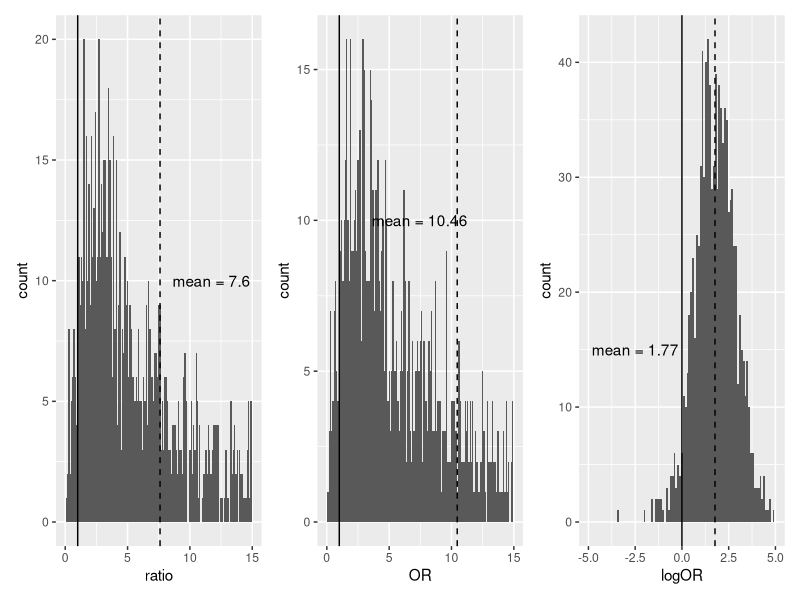
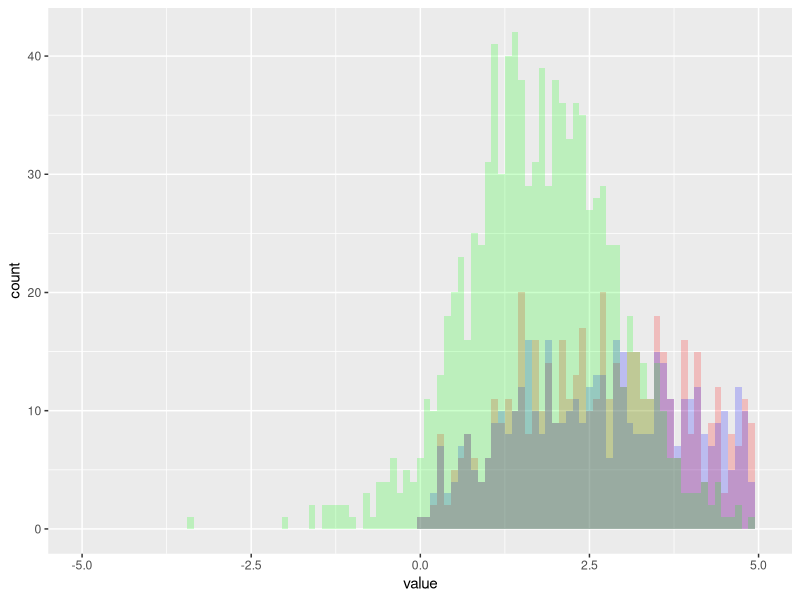
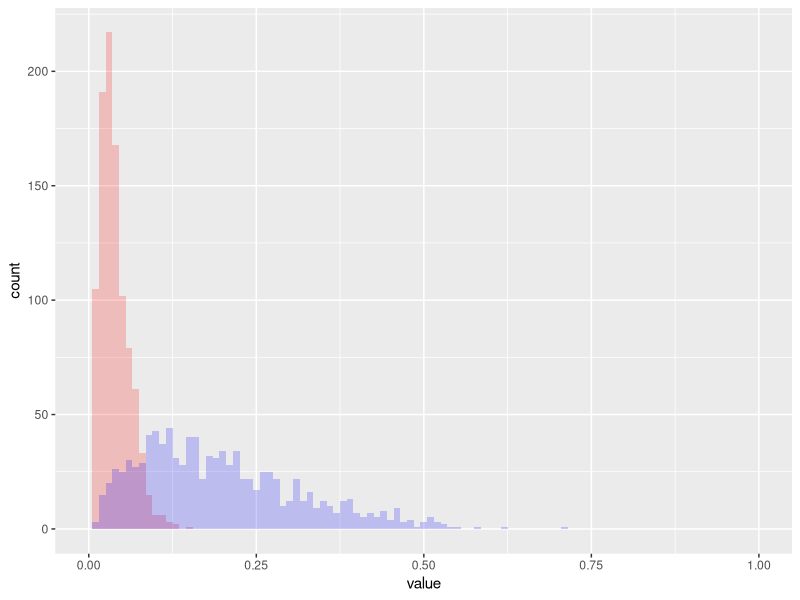
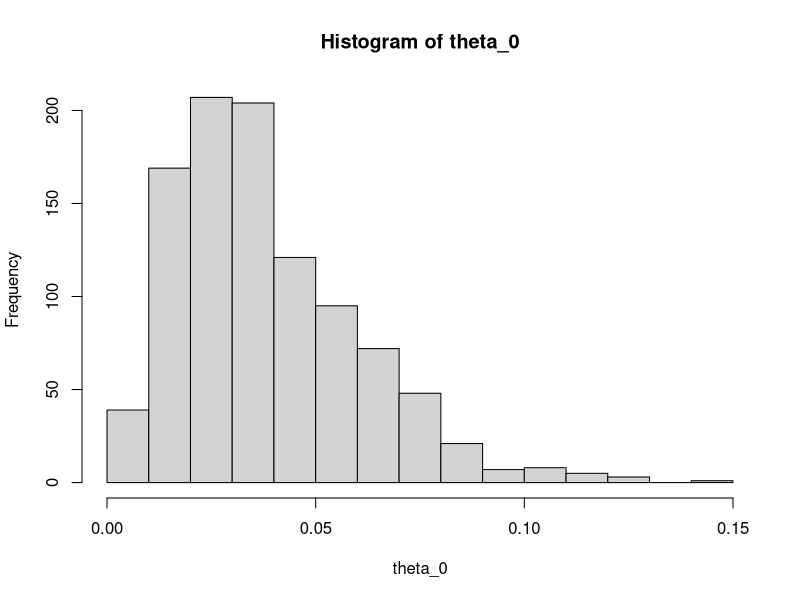
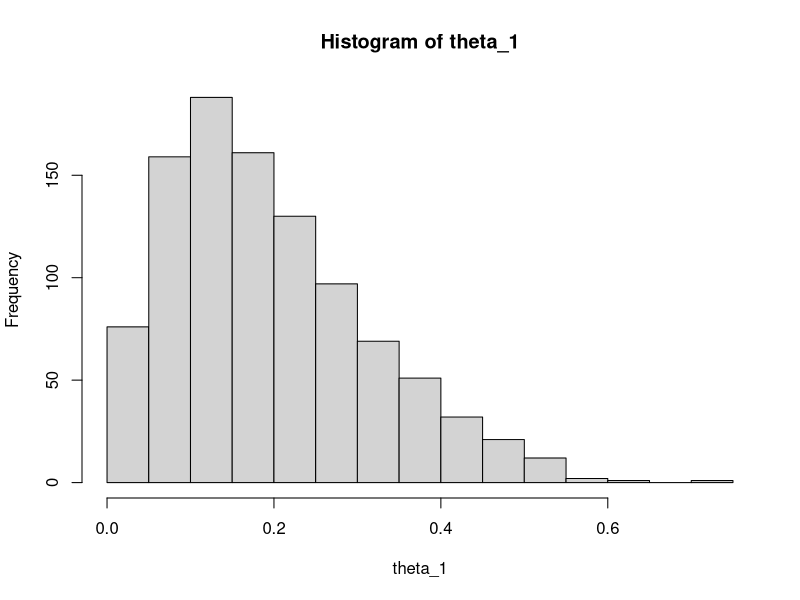

Generate these figures, in order, with R: (Note: a time limit stopped this script after it produced the figures.)
# Probset 3
library(ggplot2)
library(patchwork)
library(tidyverse)
options(scipen=999)
install.packages("patchwork")
# 3.3

data <- matrix(c(1,2,7,74),2,2)
rownames(data) <- c("defeated", "not defeated")
colnames(data) <- c("revolution", "no revolution")
data

# revolution | not defeated
theta0 <- data[2,1]/sum(data[2,])
# revolution | defeated
theta1 <- data[1,1]/sum(data[1,])
theta1/theta0

n <- 1000
theta_0 <- rbeta(n,3,75)
theta_1 <- rbeta(n,2,8)

#1 ----
ratio <- theta_1/theta_0


#2 ----
OR <- (theta_1/(1-theta_1))/(theta_0/(1-theta_0))


#3 ----
logOR <- log(OR)

# PLOTS


ratio.plot <- ggplot(data.frame(ratio), aes(ratio))  + ylab("count")+xlim(0,15) +
    geom_histogram(binwidth=0.1) +
    geom_vline(aes(xintercept=mean(ratio)), linetype = "dashed")+
    geom_vline(aes(xintercept = 1))+
    annotate(geom = "text", label = paste0("mean = ", round(mean(ratio),2)), 
             x = mean(ratio)+1, y = 10, hjust = 0)

OR.plot <- ggplot(data.frame(OR), aes(OR))  + ylab("count")+ xlim(0,15) +
    geom_histogram(binwidth=0.1) +
    geom_vline(aes(xintercept=mean(OR)), linetype = "dashed")+
    geom_vline(aes(xintercept = 1))+
    annotate(geom = "text", label = paste0("mean = ", round(mean(OR),2)), 
             x = mean(OR)-3, y = 10)

logOR.plot <- ggplot(data.frame(logOR), aes(logOR)) + ylab("count") + xlim(-5,5)+
    geom_histogram(binwidth=0.1) + 
    geom_vline(aes(xintercept=mean(logOR)), linetype = "dashed")+
    geom_vline(aes(xintercept = 0))+
    annotate(geom = "text", label = paste0("mean = ", round(mean(logOR),2)), 
             x = -2.5, y = 15)

ratio.plot + OR.plot + logOR.plot

    ######


data2 <- data.frame(ratio,OR,logOR) %>% 
    pivot_longer(cols = c(ratio, OR, logOR))
View(data2)

ggplot(data2, aes(x=value)) + xlim(-5,5) +
    geom_histogram(data = subset(data2,name == 'ratio'), fill = "red", alpha = 0.2, binwidth = 0.1) + 
    geom_histogram(data = subset(data2,name == 'OR'), fill = "blue", alpha = 0.2, binwidth = 0.1) +
    geom_histogram(data = subset(data2,name == 'logOR'), fill = "green", alpha = 0.2,  binwidth = 0.1)

data3 <-data.frame(theta_0, theta_1) %>%
    pivot_longer(cols = c(theta_0, theta_1))
ggplot(data3, aes(x=value)) + xlim(0,1) +
    geom_histogram(data = subset(data3,name == 'theta_0'), fill = "red", alpha = 0.2, binwidth = 0.01) + 
    geom_histogram(data = subset(data3,name == 'theta_1'), fill = "blue", alpha = 0.2, binwidth = 0.01)
data3
hist(theta_0)
hist(theta_1)



# 4.12 ################


M = 5000; rho = 0.95; t = 10^5
zbar <- c();ybar <- c()
for (m in 1:M){
    # a: AR(1) process
    z_t <- arima.sim(n = t, list(ar = rho), sd = sqrt(1-rho^2))
    zbar[m] <- mean(z_t)
    # b: independence sampler
    y_t <- rnorm(t)
    ybar[m] <- mean(y_t)

}

monte.data <- data.frame(index = seq(1:M), zbar,ybar) %>%
    pivot_longer(cols = -index, names_to = "series")
  
ggplot(monte.data, aes(x = index, y = value, color = series)) + ylim(-0.06, 0.06) +
    geom_point(alpha = 0.5)

?pivot_longer
var(zbar)/var(ybar)
(1+rho)/(1-rho)


#computing pi

u <- runif(100)
v <- runif(100)
